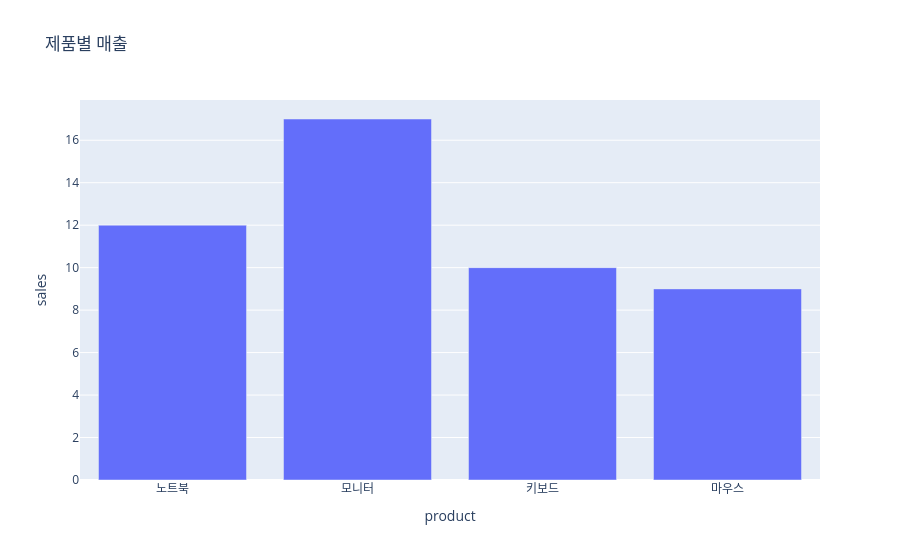

Notebook code for this chart:
### Code cell
fig = px.bar(
    df,
    x='product',
    y='sales',
    title='제품별 매출'
)

fig.show()

### Figure 1 — Plotly figure (JSON) as saved in the notebook; plotly's stock layout.template omitted (floating-point values rounded to 4 significant figures)
{"data": [{"hovertemplate": "product=%{x}<br>sales=%{y}<extra></extra>", "legendgroup": "", "marker": {"color": "#636efa", "pattern": {"shape": ""}}, "name": "", "orientation": "v", "showlegend": false, "textposition": "auto", "x": ["노트북", "모니터", "키보드", "마우스"], "xaxis": "x", "y": [12, 17, 10, 9], "yaxis": "y", "type": "bar"}], "layout": {"xaxis": {"anchor": "y", "domain": [0.0, 1.0], "title": {"text": "product"}}, "yaxis": {"anchor": "x", "domain": [0.0, 1.0], "title": {"text": "sales"}}, "legend": {"tracegroupgap": 0}, "title": {"text": "제품별 매출"}, "barmode": "relative"}}
